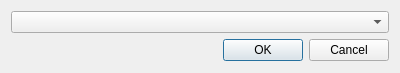
<ui version="4.0" >
 <class>BranchDialog</class>
 <widget class="QDialog" name="BranchDialog" >
  <property name="geometry" >
   <rect>
    <x>0</x>
    <y>0</y>
    <width>400</width>
    <height>73</height>
   </rect>
  </property>
  <property name="windowTitle" >
   <string>Select Branch...</string>
  </property>
  <layout class="QVBoxLayout" >
   <item>
    <widget class="QComboBox" name="comboBox" />
   </item>
   <item>
    <widget class="QDialogButtonBox" name="buttonBox" >
     <property name="orientation" >
      <enum>Qt::Horizontal</enum>
     </property>
     <property name="standardButtons" >
      <set>QDialogButtonBox::Cancel|QDialogButtonBox::NoButton|QDialogButtonBox::Ok</set>
     </property>
    </widget>
   </item>
  </layout>
 </widget>
 <tabstops>
  <tabstop>comboBox</tabstop>
  <tabstop>buttonBox</tabstop>
 </tabstops>
 <resources/>
 <connections>
  <connection>
   <sender>buttonBox</sender>
   <signal>accepted()</signal>
   <receiver>BranchDialog</receiver>
   <slot>accept()</slot>
   <hints>
    <hint type="sourcelabel" >
     <x>248</x>
     <y>254</y>
    </hint>
    <hint type="destinationlabel" >
     <x>157</x>
     <y>274</y>
    </hint>
   </hints>
  </connection>
  <connection>
   <sender>buttonBox</sender>
   <signal>rejected()</signal>
   <receiver>BranchDialog</receiver>
   <slot>reject()</slot>
   <hints>
    <hint type="sourcelabel" >
     <x>316</x>
     <y>260</y>
    </hint>
    <hint type="destinationlabel" >
     <x>286</x>
     <y>274</y>
    </hint>
   </hints>
  </connection>
 </connections>
</ui>
